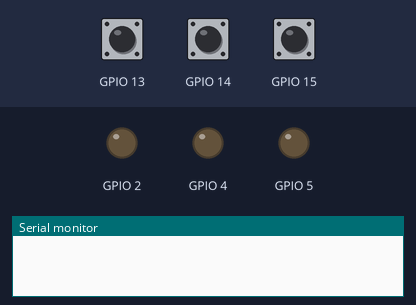
A sketch run on a simulated ESP32. On the bench: output pins drawn as LEDs (lit = HIGH), the last lines printed to the serial monitor. Dashed ring = blinking. The test bench sets the inputs (shaded band); at power-on: GPIO 15 HIGH, GPIO 13 HIGH, GPIO 14 HIGH.

Above: at 1.2 s.
1.3 s: GPIO 15 pulled LOW for 0.15 s
At 1.55 s:
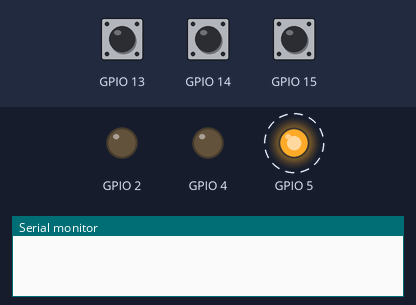
4.4 s: GPIO 13 pulled LOW for 0.15 s
At 4.9 s:
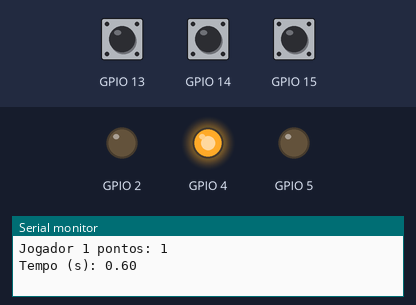
6.0 s: GPIO 15 pulled LOW for 1 s
At 9.2 s:
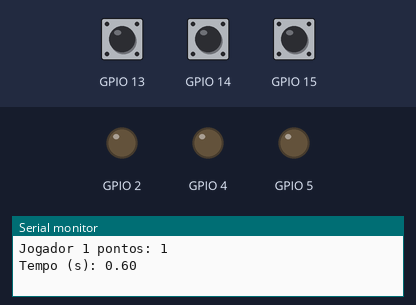
10.0 s: GPIO 14 pulled LOW for 0.15 s
At 10.4 s:
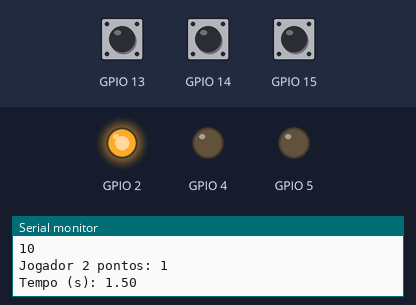
11.6 s: GPIO 15 pulled LOW for 3.2 s
At 14.9 s:
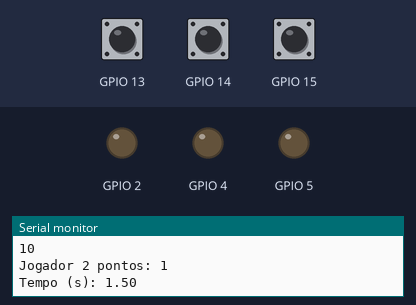
16.3 s: GPIO 13 driven LOW and GPIO 14 driven LOW
At 17.6 s:
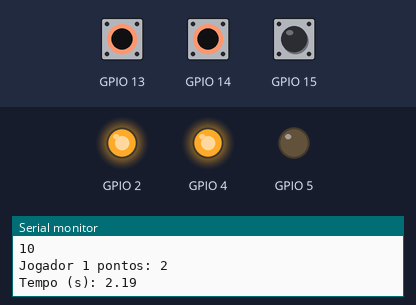
Timing chart, 0 to 18.8 s (numbered marks = the images above; inputs shaded):
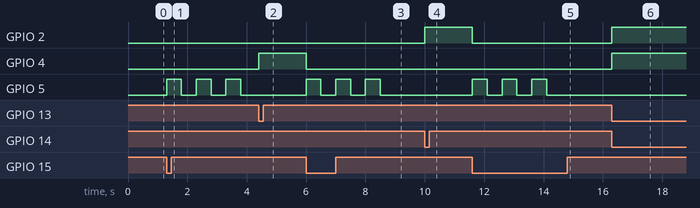

The sketch:

pratica3_touch_vinicius.ino
```cpp
int blinkCount = 0;

int p1Points = 0;
int p2Points = 0;

unsigned long prevMillisG = 0;
unsigned long gameStartMillis;
unsigned long p1Millis;
unsigned long p2Millis;

bool gameStart = false;
bool gameRun = false;
bool gameWin1 = false;
bool gameWin2 = false;

bool prevScreen = false;

void setup() {
  // put your setup code here, to run once:
  Serial.begin(115200);
  pinMode(2, OUTPUT);
  pinMode(4, OUTPUT);
  pinMode(5, OUTPUT);
  digitalWrite(2, LOW);
  digitalWrite(4, LOW);
  digitalWrite(5, LOW);
}

void loop() {
  // put your main code here, to run repeatedly:

  if(touchRead(15) < 20 && !gameStart && !gameRun && !gameWin1 && !gameWin2){
    gameStart = true;
    prevScreen = false;
  }

  if(gameStart){
    unsigned long curMillisG = millis();

    if(curMillisG - prevMillisG >= 500){
      digitalWrite(5, !digitalRead(5));
      prevMillisG = curMillisG;
      blinkCount += 1;
    }

    if(blinkCount >= 6){
      blinkCount = 0;
      digitalWrite(5, LOW);
      gameStart = false;
      gameRun = true;
      gameStartMillis = millis();
    }
  }

  if(gameRun){
    if(touchRead(13) < 20){
      p1Points += 1;
      p1Millis = millis();
      gameWin1 = true;
      gameRun = false;
    }

    if(touchRead(14) < 20){
      Serial.println(touchRead(14));
      p2Points += 1;
      p2Millis = millis();
      gameWin2 = true;
      gameRun = false;
    }

  }

  if(gameWin1){
    digitalWrite(4, HIGH);

    if(!prevScreen){
      Serial.print("Jogador 1 pontos: ");
      Serial.println(p1Points);
      Serial.print("Tempo (s): ");
      Serial.println((p1Millis - gameStartMillis)/1000.0);
    }

    if(touchRead(15) < 20){
      digitalWrite(4, LOW);
      digitalWrite(2, LOW);
      gameWin1 = false;

    }

    prevScreen = true;
  }

  if(gameWin2){
    digitalWrite(2, HIGH);

    if(!prevScreen){
      Serial.print("Jogador 2 pontos: ");
      Serial.println(p2Points);
      Serial.print("Tempo (s): ");
      Serial.println((p2Millis - gameStartMillis)/1000.0);
    }

    if(touchRead(15) < 20){
      digitalWrite(4, LOW);
      digitalWrite(2, LOW);
      gameWin2 = false;

    }

    prevScreen = true;
  }

}
```

Measured:
- after the input at 1.3 s, GPIO 5: alternates HIGH for 0.50 s and LOW for 0.50 s, starting at once
- after the input at 4.4 s, GPIO 4: LOW → HIGH at once
- after the input at 6.0 s, GPIO 4: HIGH → LOW at once; GPIO 5: alternates HIGH for 0.50 s and LOW for 0.50 s, 6 changes in all, then stays LOW, starting at once
- after the input at 10.0 s, GPIO 2: LOW → HIGH at once
- after the input at 11.6 s, GPIO 2: HIGH → LOW at once; GPIO 5: alternates HIGH for 0.50 s and LOW for 0.50 s, 6 changes in all, then stays LOW, starting at once
- after the input at 16.3 s, GPIO 2, GPIO 4: LOW → HIGH at once
